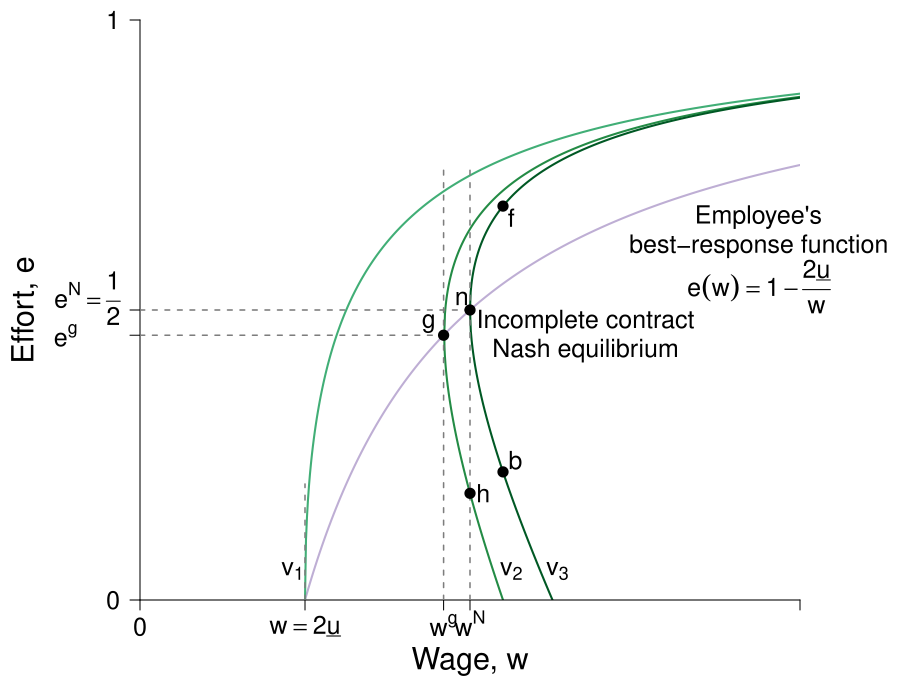

Write R code to recreate this figure.
require(shape)
pdf(file = "employment/employment_brf_pc_rightpanel.pdf", width = 9, height = 7)

#Set parameters for graphics
axislabelsize <- 1.8
labelsize <- 1.5
namesize <- 1.8
annotatesize <- 1.5
graphlinewidth <- 2
segmentlinewidth <- 1.5

#The equation is below when v = 0. See Wolfram Alpha output. 
isov <- function(w, delta = 5) {
}

isovhigh1 <- function(w, delta = 5, v = 5){
  (sqrt(w^2 - 4 * delta * v) - w + 2*v)/( 2 * v )
}

isovlow1 <- function(w, delta = 5, v = 5){
  (-sqrt(w^2 - 4 * delta * v) - w + 2*v)/( 2 * v )
}

isovhigh2 <- function(w, delta = 5, v = 10){
  (sqrt(w^2 - 4 * delta * v) - w + 2*v)/( 2 * v )
}


isovlow2 <- function(w, delta = 5, v = 10){
  (-sqrt(w^2 - 4 * delta * v) - w + 2*v)/( 2 * v )
}

isovhigh3 <- function(w, delta = 5, v = 15){
  (sqrt(w^2 - 4 * delta * v) - w + 2*v)/( 2 * v )
}

isovlow3 <- function(w, delta = 5, v = 15){
  (-sqrt(w^2 - 4 * delta * v) - w + 2*v)/( 2 * v )
}

brfFn <- function(w, delta = 5) {
  1 - (2*delta) /w
}



#This is evaluated for p = 12; q = 12/(8*sqrt(12^2 - 4*delta1*v1)) - 1/8 for the slope
#At p = 12; q = (-sqrt(12^2 - 4*v1*delta1) - 12 + 2*v1)/(2*v1) = 0.799
tangencyLine <- function(w){
  (w*(0.05))
}

COL <- c("#7fc97f", "#beaed4", "#fdc086", "#ffff99", "#386cb0", "#f0027f", "#bf5b17", "#666666")
COLA <- c("#e0f3db", "#99d8c9","#66c2a4","#41ae76", "#238b45", "#005824")
COLB <- c("#c6dbef", "#4eb3d3", "#2b8cbe", "#0868ac","#084081")
COLC <- c("#fcfbfd", "#efedf5", "#dadaeb", "#bcbddc", "#9e9ac8", "#807dba", "#6a51a3", "#54278f", "#3f007d")


COL <- c("#f7fcf5", "#e5f5e0", "#c7e9c0", "#a1d99b", "#74c476", "#41ab5d", "#238b45", "#005a32")
grays <- gray.colors(25, start = 1, end = 0)
par(mar =  c(5, 7, 1, 5))
xlims <- c(0, 40)
ylims <- c(0, 1)

plot(0, 0, xlim = xlims, ylim = ylims, type = "n",
     xlab = expression(paste("Wage, ", w)),
     ylab = expression(paste("")),
     xaxt = "n", 
     yaxt = "n", 
     cex.lab = axislabelsize, 
     lwd = 3,
     bty = "n", 
     xaxs="i", 
     yaxs="i")


npts <- 500 
npts2 <- 501
#Specify the sequences of points for graphing. 
xx0 <- seq(5, xlims[2], length.out = npts)
xx1 <- seq(10, xlims[2], length.out = npts)
xx2 <- seq(5, 15, length.out = npts)
xx3 <- seq(10, xlims[2], length.out = npts2)
xx4 <- seq(xlims[1], 10, length.out = npts2)
#For below, I solved sqrt(p^2 - 200) - p + 200/p = 0, getting p = 10*sqrt(2) = 14.14214
xx5 <- seq( 18.43909, xlims[2], length.out = npts2)
xx6 <- seq( 18.43909, 25, length.out = npts2)
xx7 <- seq(20, xlims[2], length.out = npts2)
xx8 <- seq(xlims[1], 25, length.out = npts2)

#Draw the lines for the graphs
#lines(xx0, isov(xx0, delta = 5), col = COL[3], lwd = graphlinewidth)
lines(xx1, brfFn(xx1), col = "#beaed4", lwd = graphlinewidth)
#lines(xx2, tangencyLine(xx2), col = "darkgrey", lwd = 3, lty = 2)
lines(xx3, isovhigh1(xx3, v = 5, delta = 5), col = COLA[4], lwd = graphlinewidth)
lines(xx4, isovlow1(xx4, v = 5, delta = 5), col = COLA[4], lwd = graphlinewidth)
lines(xx5, isovhigh2(xx5, v = 17, delta = 5), col = COLA[5], lwd = graphlinewidth)
lines(xx6, isovlow2(xx6, v = 17, delta = 5), col = COLA[5], lwd = graphlinewidth)
lines(xx7, isovhigh3(xx7, v = 20, delta = 5), col = COLA[6], lwd = graphlinewidth)
lines(xx8, isovlow3(xx8, v = 20, delta = 5), col = COLA[6], lwd = graphlinewidth)

#Customize ticks and labels for the plot
ticksy <- c(0, brfFn(w = 18.4), 0.5, 1)
#ylabels <- c(0, expression(paste(frac(1,2))), 1)
ylabels <- c(0, NA, NA, 1)
ticksx <- c(0, 10, 18.4, 20, 40)
xlabels <- c(0, expression(paste(w == 2, underline(u))), expression(paste(w^g)), expression(paste(w^N)) , NA)
axis(1, at = ticksx, pos = 0, labels = xlabels, cex.axis = labelsize)
axis(2, at = ticksy, pos = 0, labels = ylabels, las = 1,cex.axis = labelsize)

#y-axis label
text(-7,0.5*ylims[2], expression(paste("Effort, ", e)), xpd = TRUE, cex = axislabelsize, srt = 90) 

#y-axis tick label
text(-4.5,brfFn(w = 18.4), expression(paste(e^g)), xpd = TRUE, cex = labelsize) 
text(-3.2,0.52, expression(paste(e^N == frac(1,2))), xpd = TRUE, cex = labelsize) 

#Annotation of the three graphs and the NE
text(9.25, 0.05, expression(paste(v[1])),cex = labelsize, xpd = TRUE)
text(22.5, 0.05, expression(paste(v[2])),cex = labelsize, xpd = TRUE)
text(25.3, 0.05, expression(paste(v[3])),cex = labelsize, xpd = TRUE)
text(37.5, 0.66, expression(paste("Employee's")),cex = labelsize,xpd = TRUE)
text(37.5, 0.61, expression(paste("best-response function")),cex = labelsize,xpd = TRUE)
text(37.5, 0.54, expression(paste(e(w) == 1 - frac(2*underline(u),w))),cex = labelsize,xpd = TRUE)

#Lines for the coordinates of the Nash equilbrium
#segments(5, 0, 5, 1, lty = 2, col = "darkgray", lwd = 3)
segments(10, 0, 10, 0.2, lty = 2, col = grays[20], lwd = segmentlinewidth)
segments(20, 0, 20, 0.75, lty = 2, col = grays[20], lwd = segmentlinewidth)
segments(0, 0.5, 20, 0.5, lty = 2, col = grays[20], lwd = segmentlinewidth)
#segments(14.14214, 0.15, 14.14214, 0.45, lty = 2, col = "darkgray", lwd = 3)
text(19.5, 0.52, expression(n), cex = labelsize)
text(27, 0.48, expression(paste("Incomplete contract")), cex = labelsize)
text(27, 0.43, expression(paste("Nash equilibrium")), cex = labelsize)


#Arrows and slope of iso-v label
#Arrows(29, 0.15, 24, 0.15,  col = "black", lty = 1, lwd = 2, arr.type = "triangle")
#text(32, 0.2, expression(paste("Slope of iso-v")), cex = labelsize)
#text(32.3, 0.15, expression(paste(phantom() == "-mrs ")), cex = labelsize)
#text(32, 0.08, expression(paste(phantom() == -frac(v[w], v[e]))),cex = labelsize)



#Add a point for the NE
points(20, 0.5, pch = 16, col = "black", cex = 1.5)

segments(18.4, 0, 18.4, 0.75, lty = 2, col = grays[20], lwd = segmentlinewidth)
segments(0, brfFn(w = 18.4), 18.4, brfFn(w = 18.4), lty = 2, col = grays[20], lwd = segmentlinewidth)
points(18.4, brfFn(w = 18.4), pch = 16, col = "black", cex = 1.5)
text(17.5, brfFn(18.4) + 0.02, expression(g), cex = labelsize)



#Add a point for h
#Figure out q for p = 14.14214: q = 1 - 2delta/p = 1 - (2*5)/14.14214 =  0.2928934
points(20, 0.1839422, pch = 16, col = "black", cex = 1.5)
text(20.8, 0.1839422, expression(h), cex = labelsize)

points(22, isovhigh3(22, v = 20, delta = 5), pch = 16, col = "black", cex = 1.5)
text(22 + 0.5, isovhigh3(22, v = 20, delta = 5) - 0.02, expression(f),cex = labelsize)
points(22, isovlow3(22, v = 20, delta = 5), pch = 16, col = "black", cex = 1.5)
text(22 + 0.75, isovlow3(22, v = 20, delta = 5) + 0.02, expression(b),cex = labelsize)


dev.off()
